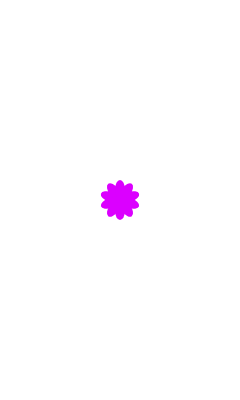
Frame 1 (no input)
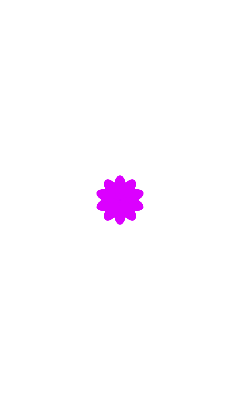
Frame 60 (no input)
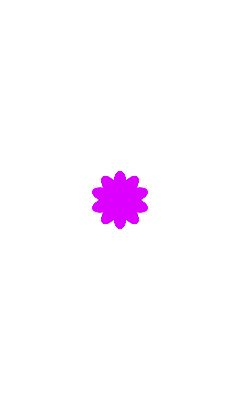
Frame 120 (the mouse pressed at the canvas centre since frame 60)

The p5.js sketch that drew these frames (run headless with seeded random() and noise() and a simulated clock; from frame 60 on, the mouse is pressed at the canvas centre):

// p5.js sketch
// ── sketch.js
var canvas;

function setup() {
    canvas = createCanvas(0.2*windowWidth, 0.4*windowHeight);
    canvas.position(0, 0);
    canvas.style('z-index', '0');
  }

function draw() {
  background(255,255,255,0);
  flower();
}

function flower() {
  
  push();
  fill('#DB00FF'); //235, 194, 204, 240);
  translate(0.1*windowWidth, 0.2*windowHeight);
  noStroke();

  for (var r2 = 0; r2 < 10; r2++) {
    if (frameCount <= 600) {
      ellipse(0, 10 + frameCount / 20, 10 + frameCount / 40, 20 + frameCount / 20);
    }
    if (frameCount > 600) {
      ellipse(0, 40, 25, 50)
    }
    rotate(PI / 5);
  }
  pop();
}

function windowResized() {  
  resizeCanvas(0.2*windowWidth, 0.4*windowHeight);
}
